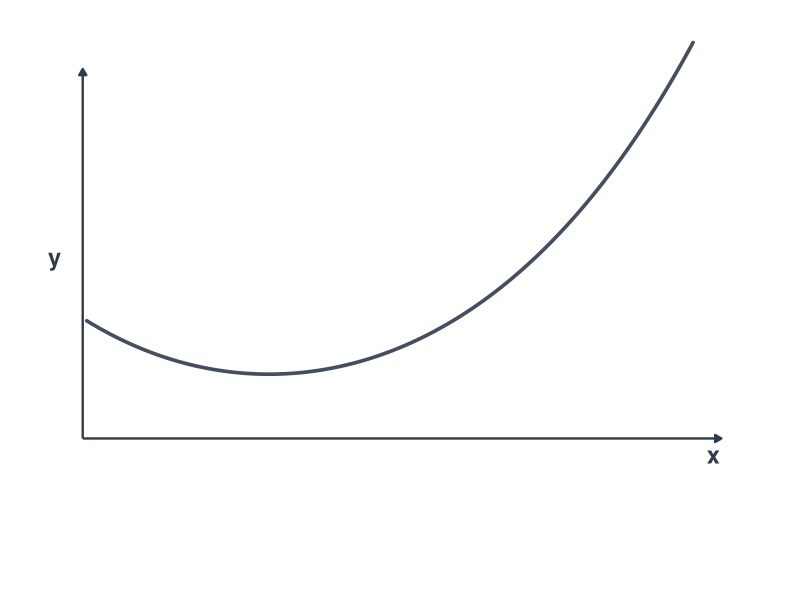
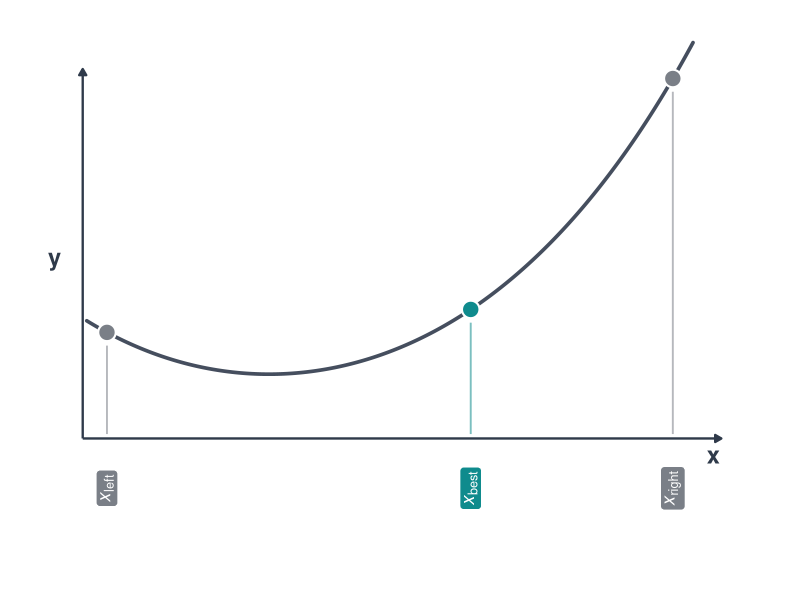
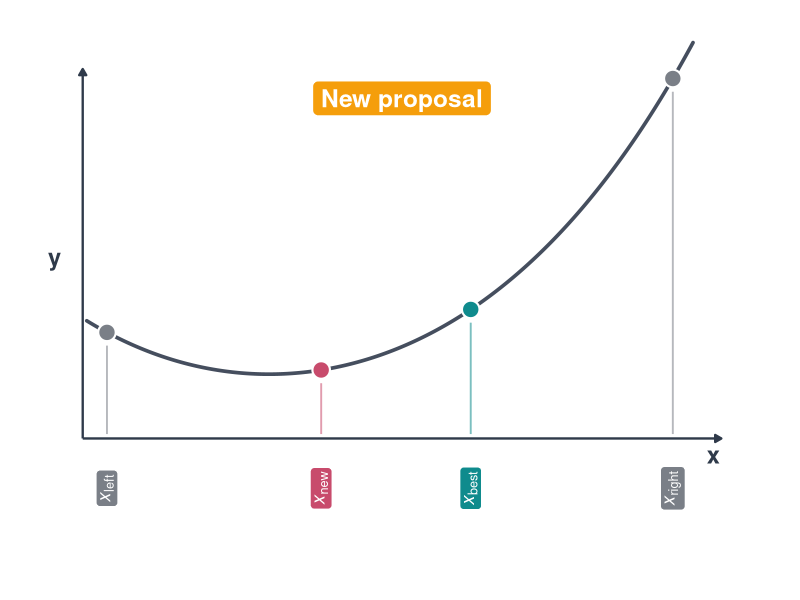
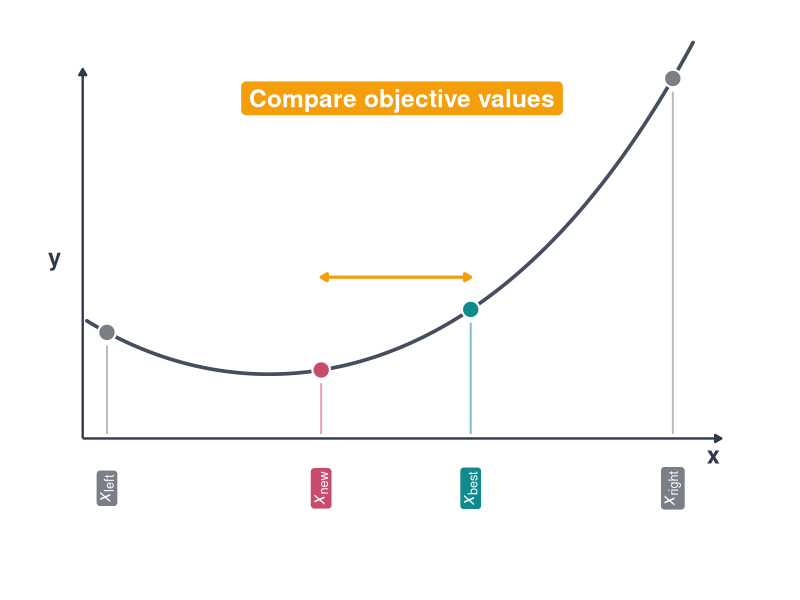
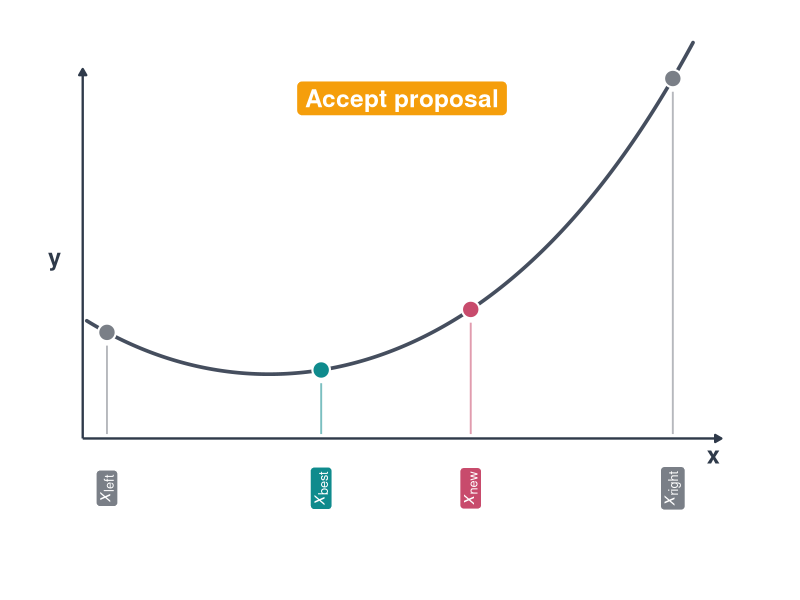
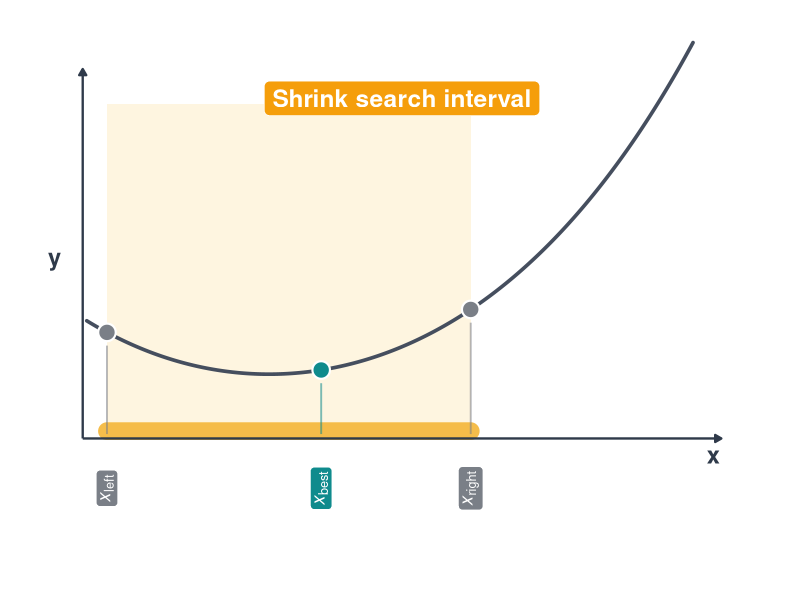
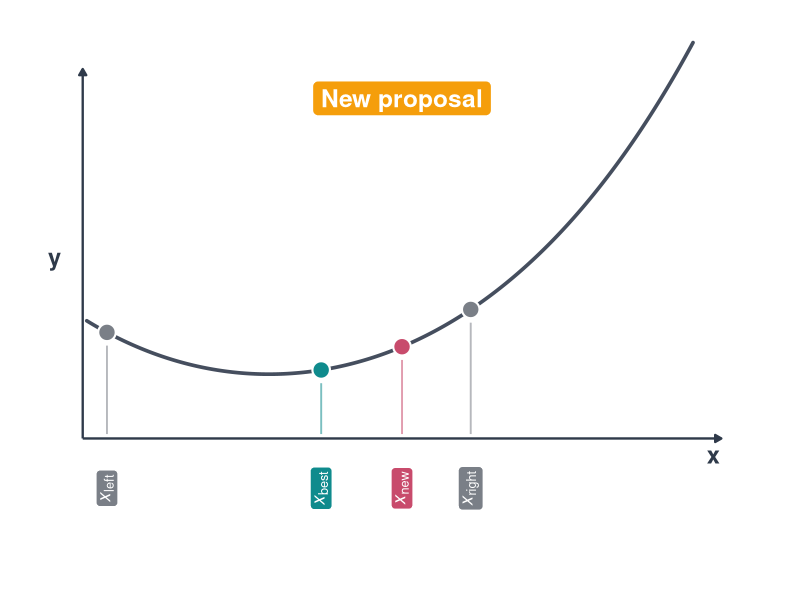
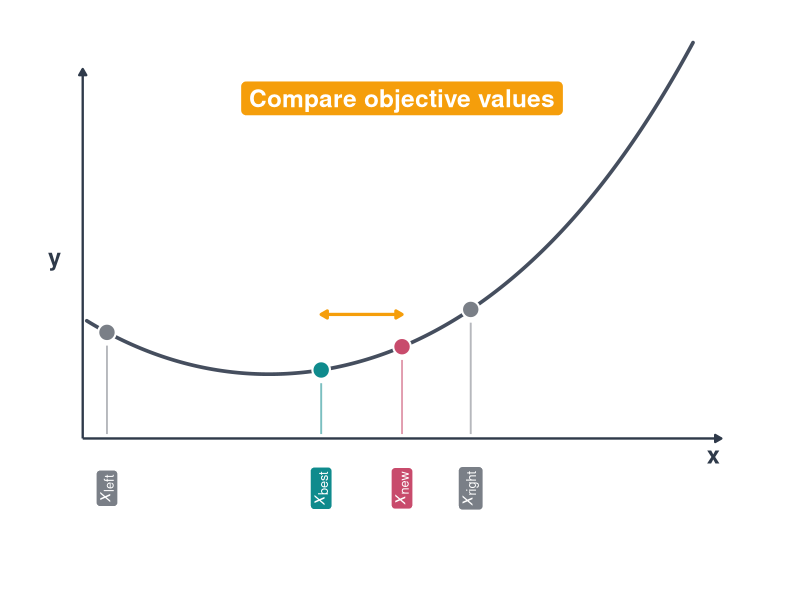

These charts were generated, in order, by the following R code:
# Used in: slides/03-univopt/01-golden.tex
#
# Create the simple nesting animation frames and the summary figure for the
# univariate optimization slides.

set.seed(1L)

library(data.table)
library(ggplot2)
library(grid)
library(gridExtra)

dir.create("../figure", recursive = TRUE, showWarnings = FALSE)

objective = function(x) {
  0.22 + 0.85 * (x - 0.48)^2 + 0.18 * (x - 0.48)^4 + 0.05 * (x - 0.48)
}

palette = list(
  paper = "#FFFFFF",
  ink = "#2F3A4A",
  curve = "#454E5E",
  boundary = "#7A7F87",
  best = "#0F8B8D",
  new = "#C84B6C",
  badge = "#F59E0B",
  interval = "#F4B942",
  interval_fill = "#FCE7B2"
)

x_limits = c(-0.05, 1.60)
y_limits = c(-0.30, 1.32)
axis_x = -0.01
axis_y = 0
label_y = -0.17
badge_x = 0.78
badge_y = 1.16

curve_data = data.table(x = seq(0, 1.5, length.out = 800L))
curve_data[, y := objective(x)]

point_styles = data.table(
  role = c("left", "right", "best", "new", "new_best", "old_best"),
  label = c(
    "italic(x)[left]",
    "italic(x)[right]",
    "italic(x)[best]",
    "italic(x)[new]",
    "italic(x)[best]",
    "italic(x)[new]"
  ),
  fill = c(
    palette$boundary,
    palette$boundary,
    palette$best,
    palette$new,
    palette$best,
    palette$new
  )
)

make_points = function(x_values) {
  points = data.table(
    role = names(x_values),
    x = as.numeric(x_values)
  )
  points$label = point_styles$label[match(points$role, point_styles$role)]
  points$fill = point_styles$fill[match(points$role, point_styles$role)]
  points$y = objective(points$x)
  setorder(points, x)
  points
}

make_frame = function(points = NULL, badge = NULL, interval = NULL, compare = NULL) {
  p = ggplot(curve_data, aes(x = x, y = y)) +
    coord_cartesian(xlim = x_limits, ylim = y_limits, clip = "off") +
    theme_void(base_size = 22) +
    theme(
      plot.background = element_rect(fill = palette$paper, colour = NA),
      panel.background = element_rect(fill = palette$paper, colour = NA),
      plot.margin = margin(20, 24, 36, 24)
    )

  if (!is.null(interval)) {
    p = p +
      annotate(
        "rect",
        xmin = interval[1],
        xmax = interval[2],
        ymin = axis_y,
        ymax = y_limits[2] - 0.18,
        fill = palette$interval_fill,
        alpha = 0.40
      ) +
      annotate(
        "segment",
        x = interval[1],
        xend = interval[2],
        y = axis_y + 0.025,
        yend = axis_y + 0.025,
        colour = palette$interval,
        linewidth = 6,
        alpha = 0.95,
        lineend = "round"
      )
  }

  p = p +
    annotate(
      "segment",
      x = axis_x,
      xend = x_limits[2] - 0.03,
      y = axis_y,
      yend = axis_y,
      colour = palette$ink,
      linewidth = 0.8,
      arrow = arrow(length = unit(0.18, "cm"), type = "closed")
    ) +
    annotate(
      "segment",
      x = axis_x,
      xend = axis_x,
      y = axis_y,
      yend = y_limits[2] - 0.06,
      colour = palette$ink,
      linewidth = 0.8,
      arrow = arrow(length = unit(0.18, "cm"), type = "closed")
    ) +
    annotate(
      "text",
      x = x_limits[2] - 0.05,
      y = axis_y - 0.055,
      label = "x",
      colour = palette$ink,
      fontface = "bold",
      size = 6
    ) +
    annotate(
      "text",
      x = axis_x - 0.07,
      y = 0.62,
      label = "y",
      colour = palette$ink,
      fontface = "bold",
      size = 6
    ) +
    geom_line(
      colour = palette$curve,
      linewidth = 1.25,
      lineend = "round"
    )

  if (!is.null(points) && nrow(points) > 0L) {
    stem_y = pmax(points$y - 0.045, axis_y + 0.045)

    p = p +
      geom_segment(
        data = transform(points, stem_y = stem_y),
        aes(x = x, xend = x, y = axis_y + 0.015, yend = stem_y, colour = fill),
        inherit.aes = FALSE,
        linewidth = 0.65,
        alpha = 0.55,
        show.legend = FALSE
      ) +
      geom_point(
        data = points,
        aes(fill = fill),
        shape = 21,
        size = 5.2,
        stroke = 1.1,
        colour = "white",
        show.legend = FALSE
      ) +
      geom_label(
        data = points,
        aes(x = x, y = label_y, label = label, fill = fill),
        inherit.aes = FALSE,
        angle = 90,
        colour = "white",
        parse = TRUE,
        fontface = "bold",
        size = 4.6,
        linewidth = 0,
        label.padding = unit(0.18, "lines"),
        label.r = unit(0.18, "lines"),
        show.legend = FALSE
      ) +
      scale_fill_identity() +
      scale_colour_identity()
  }

  if (!is.null(compare)) {
    compare_y = max(objective(compare)) + 0.11
    p = p +
      annotate(
        "segment",
        x = min(compare),
        xend = max(compare),
        y = compare_y,
        yend = compare_y,
        colour = palette$badge,
        linewidth = 1.1,
        arrow = arrow(
          length = unit(0.18, "cm"),
          type = "closed",
          ends = "both"
        )
      )
  }

  if (!is.null(badge)) {
    p = p +
      annotate(
        "label",
        x = badge_x,
        y = badge_y,
        label = badge,
        fill = palette$badge,
        colour = "white",
        fontface = "bold",
        size = 6.2,
        label.padding = unit(0.28, "lines"),
        label.r = unit(0.18, "lines")
      )
  }

  p
}

states = list(
  list(id = 0L),
  list(
    id = 1L,
    points = make_points(c(left = 0.05, best = 0.95, right = 1.45))
  ),
  list(
    id = 2L,
    points = make_points(c(left = 0.05, new = 0.58, best = 0.95, right = 1.45)),
    badge = "New proposal"
  ),
  list(
    id = 3L,
    points = make_points(c(left = 0.05, new = 0.58, best = 0.95, right = 1.45)),
    badge = "Compare objective values",
    compare = c(0.58, 0.95)
  ),
  list(
    id = 4L,
    points = make_points(c(left = 0.05, new_best = 0.58, old_best = 0.95, right = 1.45)),
    badge = "Accept proposal"
  ),
  list(
    id = 5L,
    points = make_points(c(left = 0.05, best = 0.58, right = 0.95)),
    badge = "Shrink search interval",
    interval = c(0.05, 0.95)
  ),
  list(
    id = 6L,
    points = make_points(c(left = 0.05, best = 0.58, new = 0.78, right = 0.95)),
    badge = "New proposal"
  ),
  list(
    id = 7L,
    points = make_points(c(left = 0.05, best = 0.58, new = 0.78, right = 0.95)),
    badge = "Compare objective values",
    compare = c(0.58, 0.78)
  ),
  list(
    id = 8L,
    points = make_points(c(left = 0.05, best = 0.58, new = 0.78, right = 0.95)),
    badge = "Keep current best"
  ),
  list(
    id = 9L,
    points = make_points(c(left = 0.05, best = 0.58, right = 0.78)),
    badge = "Shrink search interval",
    interval = c(0.05, 0.78)
  ),
  list(
    id = 10L,
    points = make_points(c(left = 0.05, best = 0.58, new = 0.42, right = 0.78)),
    badge = "New proposal"
  ),
  list(
    id = 11L,
    points = make_points(c(left = 0.05, best = 0.58, new = 0.42, right = 0.78)),
    badge = "Compare objective values",
    compare = c(0.42, 0.58)
  ),
  list(
    id = 12L,
    points = make_points(c(left = 0.05, new_best = 0.42, old_best = 0.58, right = 0.78)),
    badge = "Accept proposal"
  ),
  list(
    id = 13L,
    points = make_points(c(left = 0.05, best = 0.42, right = 0.58)),
    badge = "Shrink search interval",
    interval = c(0.05, 0.58)
  )
)

for (state in states) {
  plot = make_frame(
    points = state$points,
    badge = state$badge,
    interval = state$interval,
    compare = state$compare
  )

  ggsave(
    filename = sprintf("../figure/golden-ratio-%d.png", state$id),
    plot = plot,
    width = 9.6,
    height = 5.4,
    dpi = 100,
    bg = palette$paper
  )
}

summary_plot = arrangeGrob(
  grobs = list(
    make_frame(
      points = make_points(c(left = 0.05, new = 0.58, best = 0.95, right = 1.45)),
      badge = "Compare objective values",
      compare = c(0.58, 0.95)
    ),
    make_frame(
      points = make_points(c(left = 0.05, new_best = 0.58, old_best = 0.95, right = 1.45)),
      badge = "Accept proposal"
    ),
    make_frame(
      points = make_points(c(left = 0.05, best = 0.58, right = 0.95)),
      badge = "Shrink search interval",
      interval = c(0.05, 0.95)
    )
  ),
  ncol = 3
)

ggsave(
  filename = "../figure/golden-ratio-summary.png",
  plot = summary_plot,
  width = 14.08,
  height = 4.68,
  dpi = 100,
  bg = palette$paper
)
